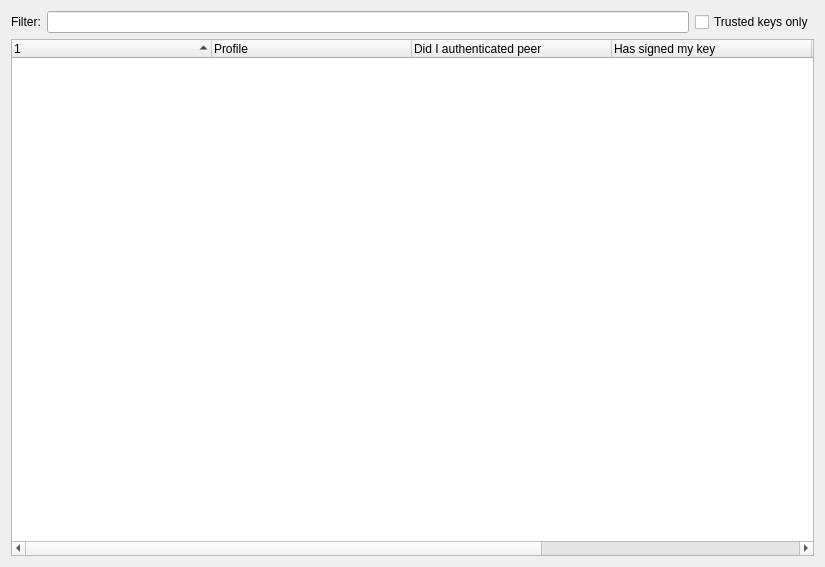
<?xml version="1.0" encoding="UTF-8"?>
<ui version="4.0">
 <class>NetworkDialog</class>
 <widget class="QWidget" name="NetworkDialog">
  <property name="geometry">
   <rect>
    <x>0</x>
    <y>0</y>
    <width>825</width>
    <height>567</height>
   </rect>
  </property>
  <layout class="QGridLayout" name="gridLayout">
   <item row="0" column="0">
    <layout class="QHBoxLayout" name="horizontalLayout">
     <item>
      <widget class="QLabel" name="filterLabel">
       <property name="text">
        <string>Filter:</string>
       </property>
      </widget>
     </item>
     <item>
      <widget class="LineEditClear" name="filterLineEdit">
       <property name="toolTip">
        <string>Search Network</string>
       </property>
      </widget>
     </item>
     <item>
      <widget class="QCheckBox" name="onlyTrustedKeys">
       <property name="text">
        <string>Trusted keys only</string>
       </property>
      </widget>
     </item>
    </layout>
   </item>
   <item row="1" column="0">
    <widget class="QSplitter" name="splitter">
     <property name="orientation">
      <enum>Qt::Vertical</enum>
     </property>
     <widget class="QTreeWidget" name="connectTreeWidget">
      <property name="sizePolicy">
       <sizepolicy hsizetype="Expanding" vsizetype="Expanding">
        <horstretch>0</horstretch>
        <verstretch>0</verstretch>
       </sizepolicy>
      </property>
      <property name="contextMenuPolicy">
       <enum>Qt::CustomContextMenu</enum>
      </property>
      <property name="acceptDrops">
       <bool>false</bool>
      </property>
      <property name="autoFillBackground">
       <bool>false</bool>
      </property>
      <property name="lineWidth">
       <number>20</number>
      </property>
      <property name="iconSize">
       <size>
        <width>16</width>
        <height>16</height>
       </size>
      </property>
      <property name="uniformRowHeights">
       <bool>true</bool>
      </property>
      <property name="sortingEnabled">
       <bool>true</bool>
      </property>
      <property name="animated">
       <bool>true</bool>
      </property>
      <property name="allColumnsShowFocus">
       <bool>true</bool>
      </property>
      <property name="wordWrap">
       <bool>true</bool>
      </property>
      <attribute name="headerCascadingSectionResizes">
       <bool>true</bool>
      </attribute>
      <attribute name="headerDefaultSectionSize">
       <number>200</number>
      </attribute>
      <attribute name="headerStretchLastSection">
       <bool>true</bool>
      </attribute>
      <column>
       <property name="text">
        <string/>
       </property>
      </column>
      <column>
       <property name="text">
        <string>Profile</string>
       </property>
      </column>
      <column>
       <property name="text">
        <string>Did I authenticated peer</string>
       </property>
       <property name="toolTip">
        <string>Did I sign his PGP key</string>
       </property>
      </column>
      <column>
       <property name="text">
        <string>Has signed my key</string>
       </property>
      </column>
      <column>
       <property name="text">
        <string>Cert Id</string>
       </property>
      </column>
      <column>
       <property name="text">
        <string>Last used</string>
       </property>
      </column>
     </widget>
    </widget>
   </item>
  </layout>
  <action name="actionClearLog">
   <property name="text">
    <string>Clear</string>
   </property>
  </action>
  <action name="actionTabsright">
   <property name="text">
    <string>Set Tabs Right</string>
   </property>
  </action>
  <action name="actionTabsnorth">
   <property name="text">
    <string>Set Tabs North</string>
   </property>
  </action>
  <action name="actionTabssouth">
   <property name="text">
    <string>Set Tabs South</string>
   </property>
  </action>
  <action name="actionTabswest">
   <property name="text">
    <string>Set Tabs Left</string>
   </property>
  </action>
  <action name="actionTabsRounded">
   <property name="text">
    <string>Set Tabs Rounded</string>
   </property>
  </action>
  <action name="actionTabsTriangular">
   <property name="text">
    <string>Set Tabs Triangular</string>
   </property>
  </action>
  <action name="actionAddFriend">
   <property name="icon">
    <iconset resource="images.qrc">
     <normaloff>:/images/user/add_user16.png</normaloff>:/images/user/add_user16.png</iconset>
   </property>
   <property name="text">
    <string>Add Friend</string>
   </property>
  </action>
  <action name="actionCopyKey">
   <property name="text">
    <string>Copy My Key to Clipboard</string>
   </property>
  </action>
  <action name="actionExportKey">
   <property name="icon">
    <iconset resource="images.qrc">
     <normaloff>:/images/exportpeers_16x16.png</normaloff>:/images/exportpeers_16x16.png</iconset>
   </property>
   <property name="text">
    <string>Export My Key</string>
   </property>
  </action>
  <action name="actionCreate_New_Profile">
   <property name="text">
    <string>Create New Profile</string>
   </property>
   <property name="toolTip">
    <string>Create a new Profile</string>
   </property>
  </action>
 </widget>
 <customwidgets>
  <customwidget>
   <class>LineEditClear</class>
   <extends>QLineEdit</extends>
   <header location="global">gui/common/LineEditClear.h</header>
  </customwidget>
 </customwidgets>
 <resources>
  <include location="images.qrc"/>
 </resources>
 <connections/>
</ui>
